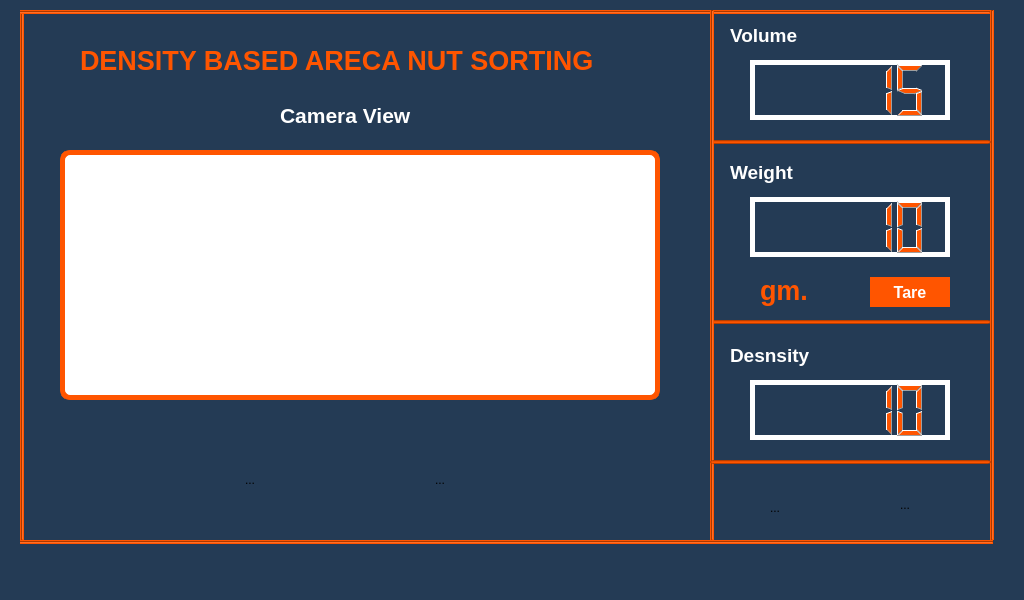
<?xml version="1.0" encoding="UTF-8"?>
<ui version="4.0">
 <class>MainWindow</class>
 <widget class="QMainWindow" name="MainWindow">
  <property name="geometry">
   <rect>
    <x>0</x>
    <y>0</y>
    <width>1024</width>
    <height>600</height>
   </rect>
  </property>
  <property name="windowTitle">
   <string>MainWindow</string>
  </property>
  <property name="styleSheet">
   <string notr="true">background-color: rgb(36, 59, 85);</string>
  </property>
  <widget class="QWidget" name="centralwidget">
   <widget class="Line" name="line_2">
    <property name="geometry">
     <rect>
      <x>20</x>
      <y>540</y>
      <width>973</width>
      <height>4</height>
     </rect>
    </property>
    <property name="styleSheet">
     <string notr="true">background-color: rgb(255, 85, 0);</string>
    </property>
    <property name="orientation">
     <enum>Qt::Horizontal</enum>
    </property>
   </widget>
   <widget class="QLabel" name="label">
    <property name="geometry">
     <rect>
      <x>760</x>
      <y>270</y>
      <width>51</width>
      <height>41</height>
     </rect>
    </property>
    <property name="font">
     <font>
      <family>Arial</family>
      <pointsize>20</pointsize>
      <weight>75</weight>
      <bold>true</bold>
     </font>
    </property>
    <property name="styleSheet">
     <string notr="true">color: rgb(255, 85, 0);</string>
    </property>
    <property name="text">
     <string>gm.</string>
    </property>
   </widget>
   <widget class="QLCDNumber" name="lcdVol">
    <property name="geometry">
     <rect>
      <x>750</x>
      <y>60</y>
      <width>200</width>
      <height>60</height>
     </rect>
    </property>
    <property name="styleSheet">
     <string notr="true">color: rgb(255, 85, 0);
border: 5px solid white;</string>
    </property>
    <property name="value" stdset="0">
     <double>15.000000000000000</double>
    </property>
   </widget>
   <widget class="QLCDNumber" name="lcdWt">
    <property name="geometry">
     <rect>
      <x>750</x>
      <y>197</y>
      <width>200</width>
      <height>60</height>
     </rect>
    </property>
    <property name="styleSheet">
     <string notr="true">color: rgb(255, 85, 0);
border: 5px solid white;</string>
    </property>
    <property name="value" stdset="0">
     <double>10.000000000000000</double>
    </property>
   </widget>
   <widget class="QLineEdit" name="lineEdit_2">
    <property name="geometry">
     <rect>
      <x>710</x>
      <y>320</y>
      <width>281</width>
      <height>4</height>
     </rect>
    </property>
    <property name="styleSheet">
     <string notr="true">background-color: rgb(255, 85, 0);
</string>
    </property>
   </widget>
   <widget class="Line" name="line">
    <property name="geometry">
     <rect>
      <x>20</x>
      <y>10</y>
      <width>4</width>
      <height>530</height>
     </rect>
    </property>
    <property name="styleSheet">
     <string notr="true">background-color: rgb(255, 85, 0);</string>
    </property>
    <property name="orientation">
     <enum>Qt::Vertical</enum>
    </property>
   </widget>
   <widget class="Line" name="line_4">
    <property name="geometry">
     <rect>
      <x>990</x>
      <y>10</y>
      <width>4</width>
      <height>530</height>
     </rect>
    </property>
    <property name="styleSheet">
     <string notr="true">background-color: rgb(255, 85, 0);</string>
    </property>
    <property name="orientation">
     <enum>Qt::Vertical</enum>
    </property>
   </widget>
   <widget class="QPushButton" name="pushButton">
    <property name="geometry">
     <rect>
      <x>870</x>
      <y>277</y>
      <width>80</width>
      <height>30</height>
     </rect>
    </property>
    <property name="font">
     <font>
      <family>Arial</family>
      <pointsize>12</pointsize>
      <weight>75</weight>
      <bold>true</bold>
     </font>
    </property>
    <property name="styleSheet">
     <string notr="true">

QPushButton
        {
            color: white;
             background-color: rgb(255, 85, 0);
            border: 5px rgb(255, 85, 0) solid;
            font-weight: bold;
            outline: none;
        }
        QPushButton:hover{
            border: 1px #C6C6C6 solid;
            color: #fff;
            background-color: rgb(0, 255, 255) ;
        }</string>
    </property>
    <property name="text">
     <string>Tare</string>
    </property>
   </widget>
   <widget class="Line" name="line_3">
    <property name="geometry">
     <rect>
      <x>20</x>
      <y>10</y>
      <width>970</width>
      <height>4</height>
     </rect>
    </property>
    <property name="styleSheet">
     <string notr="true">background-color: rgb(255, 85, 0);</string>
    </property>
    <property name="orientation">
     <enum>Qt::Horizontal</enum>
    </property>
   </widget>
   <widget class="QLabel" name="label_2">
    <property name="geometry">
     <rect>
      <x>730</x>
      <y>20</y>
      <width>71</width>
      <height>31</height>
     </rect>
    </property>
    <property name="font">
     <font>
      <family>Arial</family>
      <pointsize>14</pointsize>
      <weight>75</weight>
      <bold>true</bold>
     </font>
    </property>
    <property name="styleSheet">
     <string notr="true">color: rgb(255, 255, 255);</string>
    </property>
    <property name="text">
     <string>Volume</string>
    </property>
   </widget>
   <widget class="QToolButton" name="stoplButton">
    <property name="geometry">
     <rect>
      <x>400</x>
      <y>440</y>
      <width>80</width>
      <height>80</height>
     </rect>
    </property>
    <property name="styleSheet">
     <string notr="true">border: no-border;</string>
    </property>
    <property name="text">
     <string>...</string>
    </property>
    <property name="icon">
     <iconset>
      <normaloff>Images/stop.png</normaloff>Images/stop.png</iconset>
    </property>
    <property name="iconSize">
     <size>
      <width>80</width>
      <height>80</height>
     </size>
    </property>
   </widget>
   <widget class="QLineEdit" name="lineEdit">
    <property name="geometry">
     <rect>
      <x>710</x>
      <y>140</y>
      <width>281</width>
      <height>4</height>
     </rect>
    </property>
    <property name="styleSheet">
     <string notr="true">background-color: rgb(255, 85, 0);
</string>
    </property>
   </widget>
   <widget class="Line" name="line_5">
    <property name="geometry">
     <rect>
      <x>710</x>
      <y>10</y>
      <width>4</width>
      <height>530</height>
     </rect>
    </property>
    <property name="styleSheet">
     <string notr="true">background-color: rgb(255, 85, 0);</string>
    </property>
    <property name="orientation">
     <enum>Qt::Vertical</enum>
    </property>
   </widget>
   <widget class="QToolButton" name="startButton">
    <property name="geometry">
     <rect>
      <x>210</x>
      <y>440</y>
      <width>80</width>
      <height>80</height>
     </rect>
    </property>
    <property name="styleSheet">
     <string notr="true">border: no-border;</string>
    </property>
    <property name="text">
     <string>...</string>
    </property>
    <property name="icon">
     <iconset>
      <normaloff>Images/play.png</normaloff>Images/play.png</iconset>
    </property>
    <property name="iconSize">
     <size>
      <width>80</width>
      <height>80</height>
     </size>
    </property>
   </widget>
   <widget class="QLabel" name="label_3">
    <property name="geometry">
     <rect>
      <x>730</x>
      <y>157</y>
      <width>71</width>
      <height>31</height>
     </rect>
    </property>
    <property name="font">
     <font>
      <family>Arial</family>
      <pointsize>14</pointsize>
      <weight>75</weight>
      <bold>true</bold>
     </font>
    </property>
    <property name="styleSheet">
     <string notr="true">color: rgb(255, 255, 255);</string>
    </property>
    <property name="text">
     <string>Weight</string>
    </property>
   </widget>
   <widget class="QLabel" name="label_4">
    <property name="geometry">
     <rect>
      <x>730</x>
      <y>340</y>
      <width>91</width>
      <height>31</height>
     </rect>
    </property>
    <property name="font">
     <font>
      <family>Arial</family>
      <pointsize>14</pointsize>
      <weight>75</weight>
      <bold>true</bold>
     </font>
    </property>
    <property name="styleSheet">
     <string notr="true">color: rgb(255, 255, 255);</string>
    </property>
    <property name="text">
     <string>Desnsity</string>
    </property>
   </widget>
   <widget class="QLCDNumber" name="lcdDensity">
    <property name="geometry">
     <rect>
      <x>750</x>
      <y>380</y>
      <width>200</width>
      <height>60</height>
     </rect>
    </property>
    <property name="styleSheet">
     <string notr="true">color: rgb(255, 85, 0);
border: 5px solid white;</string>
    </property>
    <property name="value" stdset="0">
     <double>10.000000000000000</double>
    </property>
   </widget>
   <widget class="QFrame" name="frame">
    <property name="geometry">
     <rect>
      <x>60</x>
      <y>150</y>
      <width>600</width>
      <height>250</height>
     </rect>
    </property>
    <property name="styleSheet">
     <string notr="true">border: 5px solid rgb(255, 85, 0);
border-radius: 10px;
background-color: rgb(255, 255, 255);</string>
    </property>
    <property name="frameShape">
     <enum>QFrame::StyledPanel</enum>
    </property>
    <property name="frameShadow">
     <enum>QFrame::Raised</enum>
    </property>
   </widget>
   <widget class="QLabel" name="label_6">
    <property name="geometry">
     <rect>
      <x>280</x>
      <y>100</y>
      <width>141</width>
      <height>31</height>
     </rect>
    </property>
    <property name="font">
     <font>
      <family>Arial</family>
      <pointsize>16</pointsize>
      <weight>75</weight>
      <bold>true</bold>
     </font>
    </property>
    <property name="styleSheet">
     <string notr="true">color: rgb(255, 255, 255);</string>
    </property>
    <property name="text">
     <string>Camera View</string>
    </property>
   </widget>
   <widget class="QToolButton" name="shutDownButton_2">
    <property name="geometry">
     <rect>
      <x>880</x>
      <y>480</y>
      <width>50</width>
      <height>50</height>
     </rect>
    </property>
    <property name="styleSheet">
     <string notr="true">border: no-border;</string>
    </property>
    <property name="text">
     <string>...</string>
    </property>
    <property name="icon">
     <iconset>
      <normaloff>Images/shutdown.png</normaloff>Images/shutdown.png</iconset>
    </property>
    <property name="iconSize">
     <size>
      <width>80</width>
      <height>80</height>
     </size>
    </property>
   </widget>
   <widget class="QLineEdit" name="lineEdit_3">
    <property name="geometry">
     <rect>
      <x>710</x>
      <y>460</y>
      <width>281</width>
      <height>4</height>
     </rect>
    </property>
    <property name="styleSheet">
     <string notr="true">background-color: rgb(255, 85, 0);
</string>
    </property>
   </widget>
   <widget class="QLabel" name="label_5">
    <property name="geometry">
     <rect>
      <x>80</x>
      <y>40</y>
      <width>611</width>
      <height>41</height>
     </rect>
    </property>
    <property name="font">
     <font>
      <family>Arial</family>
      <pointsize>20</pointsize>
      <weight>75</weight>
      <bold>true</bold>
     </font>
    </property>
    <property name="styleSheet">
     <string notr="true">color: rgb(255, 85, 0);</string>
    </property>
    <property name="text">
     <string>DENSITY BASED ARECA NUT SORTING</string>
    </property>
   </widget>
   <widget class="QToolButton" name="settingButton">
    <property name="geometry">
     <rect>
      <x>750</x>
      <y>480</y>
      <width>50</width>
      <height>55</height>
     </rect>
    </property>
    <property name="styleSheet">
     <string notr="true">border: no-border;</string>
    </property>
    <property name="text">
     <string>...</string>
    </property>
    <property name="icon">
     <iconset>
      <normaloff>Images/settings_prev.png</normaloff>Images/settings_prev.png</iconset>
    </property>
    <property name="iconSize">
     <size>
      <width>80</width>
      <height>80</height>
     </size>
    </property>
   </widget>
  </widget>
  <widget class="QMenuBar" name="menubar">
   <property name="geometry">
    <rect>
     <x>0</x>
     <y>0</y>
     <width>1024</width>
     <height>21</height>
    </rect>
   </property>
  </widget>
  <widget class="QStatusBar" name="statusbar"/>
 </widget>
 <resources/>
 <connections/>
</ui>
